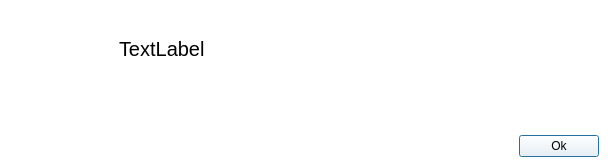
<?xml version="1.0" encoding="UTF-8"?>
<ui version="4.0">
 <class>Dialog</class>
 <widget class="QDialog" name="Dialog">
  <property name="geometry">
   <rect>
    <x>0</x>
    <y>0</y>
    <width>608</width>
    <height>166</height>
   </rect>
  </property>
  <property name="windowTitle">
   <string>Notification</string>
  </property>
  <property name="windowIcon">
   <iconset resource="../icons/icons.qrc">
    <normaloff>:/icons/type.png</normaloff>:/icons/type.png</iconset>
  </property>
  <layout class="QVBoxLayout" name="verticalLayout">
   <property name="spacing">
    <number>0</number>
   </property>
   <property name="leftMargin">
    <number>0</number>
   </property>
   <property name="topMargin">
    <number>0</number>
   </property>
   <property name="rightMargin">
    <number>0</number>
   </property>
   <property name="bottomMargin">
    <number>0</number>
   </property>
   <item>
    <widget class="QFrame" name="frame">
     <property name="styleSheet">
      <string notr="true">background-color: rgb(255, 255, 255);</string>
     </property>
     <property name="frameShape">
      <enum>QFrame::NoFrame</enum>
     </property>
     <property name="frameShadow">
      <enum>QFrame::Raised</enum>
     </property>
     <layout class="QVBoxLayout" name="verticalLayout_2">
      <property name="spacing">
       <number>0</number>
      </property>
      <property name="leftMargin">
       <number>0</number>
      </property>
      <property name="topMargin">
       <number>0</number>
      </property>
      <property name="rightMargin">
       <number>0</number>
      </property>
      <property name="bottomMargin">
       <number>0</number>
      </property>
      <item>
       <widget class="QFrame" name="message">
        <property name="frameShape">
         <enum>QFrame::NoFrame</enum>
        </property>
        <property name="frameShadow">
         <enum>QFrame::Raised</enum>
        </property>
        <layout class="QHBoxLayout" name="horizontalLayout_2">
         <item>
          <widget class="QLabel" name="iconLable">
           <property name="minimumSize">
            <size>
             <width>80</width>
             <height>80</height>
            </size>
           </property>
           <property name="maximumSize">
            <size>
             <width>80</width>
             <height>80</height>
            </size>
           </property>
           <property name="text">
            <string/>
           </property>
           <property name="pixmap">
            <pixmap resource="../icons/icons.qrc">:/icons/error.png</pixmap>
           </property>
           <property name="scaledContents">
            <bool>true</bool>
           </property>
          </widget>
         </item>
         <item>
          <spacer name="horizontalSpacer">
           <property name="orientation">
            <enum>Qt::Horizontal</enum>
           </property>
           <property name="sizeHint" stdset="0">
            <size>
             <width>10</width>
             <height>20</height>
            </size>
           </property>
          </spacer>
         </item>
         <item alignment="Qt::AlignLeft">
          <widget class="QLabel" name="messageLabel">
           <property name="minimumSize">
            <size>
             <width>480</width>
             <height>0</height>
            </size>
           </property>
           <property name="font">
            <font>
             <pointsize>15</pointsize>
            </font>
           </property>
           <property name="text">
            <string>TextLabel</string>
           </property>
          </widget>
         </item>
        </layout>
       </widget>
      </item>
      <item alignment="Qt::AlignBottom">
       <widget class="QFrame" name="frame_3">
        <property name="frameShape">
         <enum>QFrame::NoFrame</enum>
        </property>
        <property name="frameShadow">
         <enum>QFrame::Raised</enum>
        </property>
        <layout class="QVBoxLayout" name="verticalLayout_3">
         <property name="spacing">
          <number>0</number>
         </property>
         <property name="leftMargin">
          <number>0</number>
         </property>
         <property name="topMargin">
          <number>0</number>
         </property>
         <property name="rightMargin">
          <number>0</number>
         </property>
         <property name="bottomMargin">
          <number>0</number>
         </property>
         <item alignment="Qt::AlignRight">
          <widget class="QFrame" name="frame_4">
           <property name="frameShape">
            <enum>QFrame::NoFrame</enum>
           </property>
           <property name="frameShadow">
            <enum>QFrame::Raised</enum>
           </property>
           <layout class="QHBoxLayout" name="horizontalLayout">
            <item>
             <widget class="QPushButton" name="okButton">
              <property name="text">
               <string>Ok</string>
              </property>
             </widget>
            </item>
           </layout>
          </widget>
         </item>
        </layout>
       </widget>
      </item>
     </layout>
    </widget>
   </item>
  </layout>
 </widget>
 <resources>
  <include location="../icons/icons.qrc"/>
  <include location="../icons/icons.qrc"/>
 </resources>
 <connections/>
</ui>
